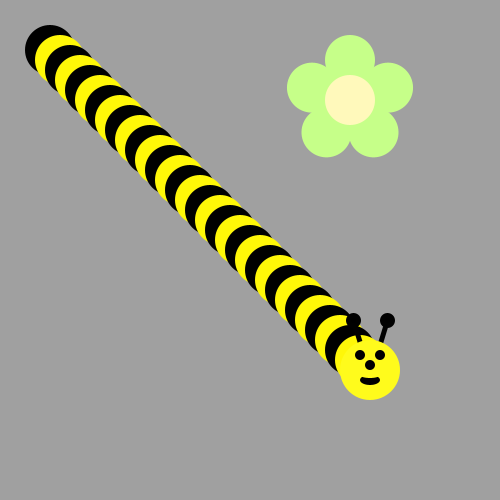
Frame 1 (no input)
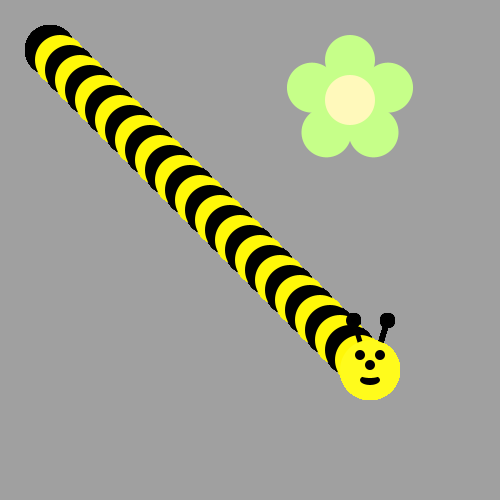
Frame 60 (the mouse pressed at the canvas centre just before this capture)
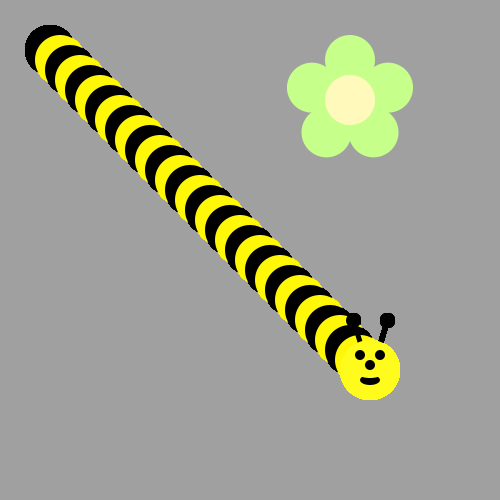
Frame 120 (the mouse held since frame 60 and released just before this capture)

The Processing sketch that drew these frames (run headless with seeded random() and noise(); from frame 60 on, the mouse is pressed at the canvas centre):

// Processing sketch: bumble_bee
// ── bumble_bee.pde

void setup() {
     ellipseMode(CENTER);
     size(500, 500);
     background(160, 160, 160);
     drawFlower(350, 100);
}

void draw() {
  
// First run the program and you should see a flower.  

  
/* Then, use a loop to make a body for the Bee! 
(see the image on the recipe, it's a diagonal line of circles)
Use modulo to make the colors alternate between yellow and black
*/
for (int i=0; i<32; i++){
if(i%2==0){
  fill(0,0,0);
}
else{
  fill(#FFF708);
}
ellipse(50+i*10,50+i*10,50,50); 
/*
Now put his head on using drawBeeFace(x,y)
*/
}
drawBeeFace(370,370);
}

  /**************   Use these methods but  DON'T CHANGE THE CODE BELOW  **************/

void drawFlower(int x, int y) {
     noStroke();
     translate(x, y);
     // draw 5 petals, rotating after each one
     fill(#c6ff89);      // green
      for (int i = 0; i < 5; i++) {
           ellipse(0, -40, 50, 50);
          rotate(radians(72));
     }
     fill(#fff9bb); // light yellow
     ellipse(0, 0, 50, 50);
} 
void drawBeeFace(int BeeFaceX, int BeeFaceY) {
     noStroke();
     fill(0, 0, 0);
     stroke(1);
     strokeWeight(5);
     line(BeeFaceX-10, BeeFaceY-27, BeeFaceX-17, BeeFaceY-50);
     line(BeeFaceX+10, BeeFaceY-27, BeeFaceX+17, BeeFaceY-50);
     ellipse(BeeFaceX-17, BeeFaceY-50, 10, 10);
     ellipse(BeeFaceX+17, BeeFaceY-50, 10, 10);
     noStroke();
     fill(255, 251, 28);
     ellipse(BeeFaceX, BeeFaceY, 60, 60); // face
     fill(255, 237, 209);
     fill(0,0,0);
      ellipse(BeeFaceX-10, BeeFaceY-15, 10, 10); // eyes
     ellipse(BeeFaceX+10, BeeFaceY-15, 10, 10);
      ellipse(BeeFaceX, BeeFaceY-5, 10, 10); // nose
      ellipse(BeeFaceX, BeeFaceY+10, 20, 10);// mouth
     fill(255, 251, 28);
     ellipse(BeeFaceX, BeeFaceY+5, 20, 6);
}
